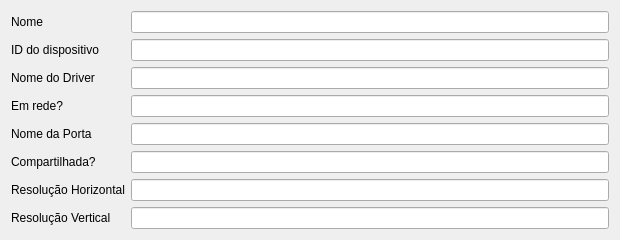
<?xml version="1.0" encoding="UTF-8"?>
<ui version="4.0">
 <class>PrinterTab</class>
 <widget class="QWidget" name="PrinterTab">
  <property name="geometry">
   <rect>
    <x>0</x>
    <y>0</y>
    <width>620</width>
    <height>229</height>
   </rect>
  </property>
  <property name="windowTitle">
   <string>Form</string>
  </property>
  <layout class="QGridLayout" name="gridLayout">
   <item row="0" column="0">
    <layout class="QFormLayout" name="formLayout">
     <property name="fieldGrowthPolicy">
      <enum>QFormLayout::AllNonFixedFieldsGrow</enum>
     </property>
     <item row="1" column="0">
      <widget class="QLabel" name="labelDeviceID">
       <property name="text">
        <string>ID do dispositivo</string>
       </property>
      </widget>
     </item>
     <item row="1" column="1">
      <widget class="QLineEdit" name="lineDeviceID">
       <property name="alignment">
        <set>Qt::AlignRight|Qt::AlignTrailing|Qt::AlignVCenter</set>
       </property>
       <property name="readOnly">
        <bool>true</bool>
       </property>
      </widget>
     </item>
     <item row="2" column="0">
      <widget class="QLabel" name="labelDriverName">
       <property name="text">
        <string>Nome do Driver</string>
       </property>
      </widget>
     </item>
     <item row="2" column="1">
      <widget class="QLineEdit" name="lineDriverName">
       <property name="alignment">
        <set>Qt::AlignRight|Qt::AlignTrailing|Qt::AlignVCenter</set>
       </property>
       <property name="readOnly">
        <bool>true</bool>
       </property>
      </widget>
     </item>
     <item row="0" column="0">
      <widget class="QLabel" name="labelName">
       <property name="text">
        <string>Nome</string>
       </property>
      </widget>
     </item>
     <item row="0" column="1">
      <widget class="QLineEdit" name="lineName">
       <property name="alignment">
        <set>Qt::AlignRight|Qt::AlignTrailing|Qt::AlignVCenter</set>
       </property>
       <property name="readOnly">
        <bool>true</bool>
       </property>
      </widget>
     </item>
     <item row="3" column="0">
      <widget class="QLabel" name="labelNetwork">
       <property name="text">
        <string>Em rede?</string>
       </property>
      </widget>
     </item>
     <item row="3" column="1">
      <widget class="QLineEdit" name="lineNetwork">
       <property name="alignment">
        <set>Qt::AlignRight|Qt::AlignTrailing|Qt::AlignVCenter</set>
       </property>
       <property name="readOnly">
        <bool>true</bool>
       </property>
      </widget>
     </item>
     <item row="4" column="0">
      <widget class="QLabel" name="labelPortName">
       <property name="text">
        <string>Nome da Porta</string>
       </property>
      </widget>
     </item>
     <item row="4" column="1">
      <widget class="QLineEdit" name="linePortName">
       <property name="alignment">
        <set>Qt::AlignRight|Qt::AlignTrailing|Qt::AlignVCenter</set>
       </property>
       <property name="readOnly">
        <bool>true</bool>
       </property>
      </widget>
     </item>
     <item row="5" column="0">
      <widget class="QLabel" name="labelShared">
       <property name="text">
        <string>Compartilhada?</string>
       </property>
      </widget>
     </item>
     <item row="5" column="1">
      <widget class="QLineEdit" name="lineShared">
       <property name="alignment">
        <set>Qt::AlignRight|Qt::AlignTrailing|Qt::AlignVCenter</set>
       </property>
       <property name="readOnly">
        <bool>true</bool>
       </property>
      </widget>
     </item>
     <item row="6" column="0">
      <widget class="QLabel" name="labelHorizontalResolution">
       <property name="text">
        <string>Resolução Horizontal</string>
       </property>
      </widget>
     </item>
     <item row="6" column="1">
      <widget class="QLineEdit" name="lineHorizontalResolution">
       <property name="alignment">
        <set>Qt::AlignRight|Qt::AlignTrailing|Qt::AlignVCenter</set>
       </property>
       <property name="readOnly">
        <bool>true</bool>
       </property>
      </widget>
     </item>
     <item row="7" column="0">
      <widget class="QLabel" name="labelVerticalResolution">
       <property name="text">
        <string>Resolução Vertical</string>
       </property>
      </widget>
     </item>
     <item row="7" column="1">
      <widget class="QLineEdit" name="lineVerticalResolution">
       <property name="alignment">
        <set>Qt::AlignRight|Qt::AlignTrailing|Qt::AlignVCenter</set>
       </property>
       <property name="readOnly">
        <bool>true</bool>
       </property>
      </widget>
     </item>
    </layout>
   </item>
  </layout>
 </widget>
 <resources/>
 <connections/>
</ui>
